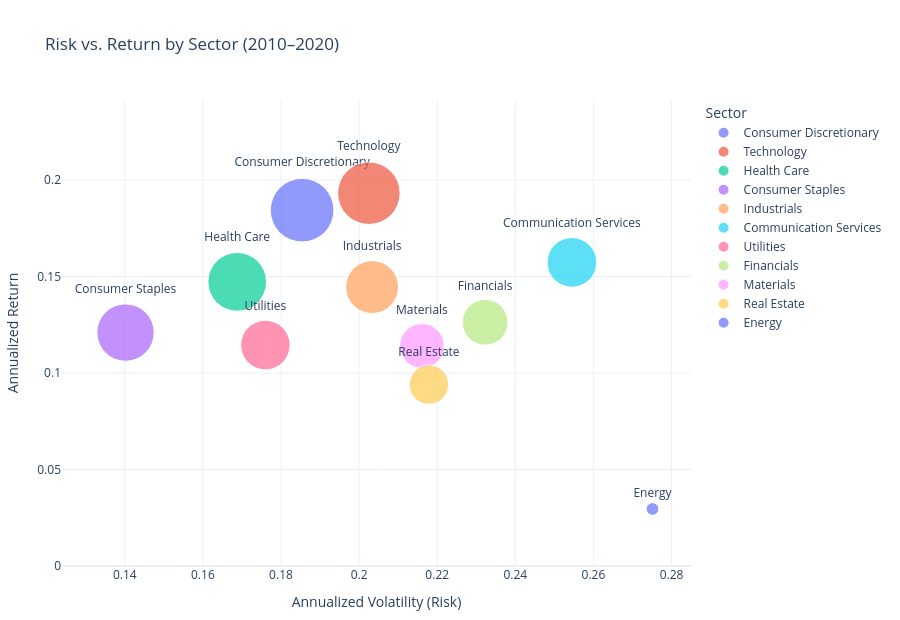

The notebook cell saved with this chart:
### Markdown cell above
### 3.2 Risk vs. Return

Bubble size represents Sharpe ratio. Upper-left quadrant = high return per unit of risk.

### Code cell
plot_risk_return_scatter(summary).show()

### Figure 1 — Plotly figure (JSON) as saved in the notebook; plotly's stock layout.template omitted (floating-point values rounded to 4 significant figures)
{"data": [{"hovertemplate": "Sector=%{text}<br>Annualized Volatility (Risk)=%{x}<br>Annualized Return=%{y}<br>sharpe_ratio=%{marker.size}<extra></extra>", "legendgroup": "Consumer Discretionary", "marker": {"color": "#636efa", "size": [0.8864], "sizemode": "area", "sizeref": 0.0004377, "symbol": "circle"}, "mode": "markers+text", "name": "Consumer Discretionary", "orientation": "v", "showlegend": true, "text": ["Consumer Discretionary"], "textposition": "top center", "type": "scatter", "x": [0.1854], "xaxis": "x", "y": [0.1843], "yaxis": "y"}, {"hovertemplate": "Sector=%{text}<br>Annualized Volatility (Risk)=%{x}<br>Annualized Return=%{y}<br>sharpe_ratio=%{marker.size}<extra></extra>", "legendgroup": "Technology", "marker": {"color": "#EF553B", "size": [0.8551], "sizemode": "area", "sizeref": 0.0004377, "symbol": "circle"}, "mode": "markers+text", "name": "Technology", "orientation": "v", "showlegend": true, "text": ["Technology"], "textposition": "top center", "type": "scatter", "x": [0.2025], "xaxis": "x", "y": [0.1932], "yaxis": "y"}, {"hovertemplate": "Sector=%{text}<br>Annualized Volatility (Risk)=%{x}<br>Annualized Return=%{y}<br>sharpe_ratio=%{marker.size}<extra></extra>", "legendgroup": "Health Care", "marker": {"color": "#00cc96", "size": [0.7537], "sizemode": "area", "sizeref": 0.0004377, "symbol": "circle"}, "mode": "markers+text", "name": "Health Care", "orientation": "v", "showlegend": true, "text": ["Health Care"], "textposition": "top center", "type": "scatter", "x": [0.1688], "xaxis": "x", "y": [0.1472], "yaxis": "y"}, {"hovertemplate": "Sector=%{text}<br>Annualized Volatility (Risk)=%{x}<br>Annualized Return=%{y}<br>sharpe_ratio=%{marker.size}<extra></extra>", "legendgroup": "Consumer Staples", "marker": {"color": "#ab63fa", "size": [0.7199], "sizemode": "area", "sizeref": 0.0004377, "symbol": "circle"}, "mode": "markers+text", "name": "Consumer Staples", "orientation": "v", "showlegend": true, "text": ["Consumer Staples"], "textposition": "top center", "type": "scatter", "x": [0.1402], "xaxis": "x", "y": [0.1209], "yaxis": "y"}, {"hovertemplate": "Sector=%{text}<br>Annualized Volatility (Risk)=%{x}<br>Annualized Return=%{y}<br>sharpe_ratio=%{marker.size}<extra></extra>", "legendgroup": "Industrials", "marker": {"color": "#FFA15A", "size": [0.6124], "sizemode": "area", "sizeref": 0.0004377, "symbol": "circle"}, "mode": "markers+text", "name": "Industrials", "orientation": "v", "showlegend": true, "text": ["Industrials"], "textposition": "top center", "type": "scatter", "x": [0.2033], "xaxis": "x", "y": [0.1445], "yaxis": "y"}, {"hovertemplate": "Sector=%{text}<br>Annualized Volatility (Risk)=%{x}<br>Annualized Return=%{y}<br>sharpe_ratio=%{marker.size}<extra></extra>", "legendgroup": "Communication Services", "marker": {"color": "#19d3f3", "size": [0.5396], "sizemode": "area", "sizeref": 0.0004377, "symbol": "circle"}, "mode": "markers+text", "name": "Communication Services", "orientation": "v", "showlegend": true, "text": ["Communication Services"], "textposition": "top center", "type": "scatter", "x": [0.2545], "xaxis": "x", "y": [0.1573], "yaxis": "y"}, {"hovertemplate": "Sector=%{text}<br>Annualized Volatility (Risk)=%{x}<br>Annualized Return=%{y}<br>sharpe_ratio=%{marker.size}<extra></extra>", "legendgroup": "Utilities", "marker": {"color": "#FF6692", "size": [0.5368], "sizemode": "area", "sizeref": 0.0004377, "symbol": "circle"}, "mode": "markers+text", "name": "Utilities", "orientation": "v", "showlegend": true, "text": ["Utilities"], "textposition": "top center", "type": "scatter", "x": [0.176], "xaxis": "x", "y": [0.1145], "yaxis": "y"}, {"hovertemplate": "Sector=%{text}<br>Annualized Volatility (Risk)=%{x}<br>Annualized Return=%{y}<br>sharpe_ratio=%{marker.size}<extra></extra>", "legendgroup": "Financials", "marker": {"color": "#B6E880", "size": [0.4575], "sizemode": "area", "sizeref": 0.0004377, "symbol": "circle"}, "mode": "markers+text", "name": "Financials", "orientation": "v", "showlegend": true, "text": ["Financials"], "textposition": "top center", "type": "scatter", "x": [0.2323], "xaxis": "x", "y": [0.1263], "yaxis": "y"}, {"hovertemplate": "Sector=%{text}<br>Annualized Volatility (Risk)=%{x}<br>Annualized Return=%{y}<br>sharpe_ratio=%{marker.size}<extra></extra>", "legendgroup": "Materials", "marker": {"color": "#FF97FF", "size": [0.4352], "sizemode": "area", "sizeref": 0.0004377, "symbol": "circle"}, "mode": "markers+text", "name": "Materials", "orientation": "v", "showlegend": true, "text": ["Materials"], "textposition": "top center", "type": "scatter", "x": [0.2161], "xaxis": "x", "y": [0.114], "yaxis": "y"}, {"hovertemplate": "Sector=%{text}<br>Annualized Volatility (Risk)=%{x}<br>Annualized Return=%{y}<br>sharpe_ratio=%{marker.size}<extra></extra>", "legendgroup": "Real Estate", "marker": {"color": "#FECB52", "size": [0.3395], "sizemode": "area", "sizeref": 0.0004377, "symbol": "circle"}, "mode": "markers+text", "name": "Real Estate", "orientation": "v", "showlegend": true, "text": ["Real Estate"], "textposition": "top center", "type": "scatter", "x": [0.2179], "xaxis": "x", "y": [0.09398], "yaxis": "y"}, {"hovertemplate": "Sector=%{text}<br>Annualized Volatility (Risk)=%{x}<br>Annualized Return=%{y}<br>sharpe_ratio=%{marker.size}<extra></extra>", "legendgroup": "Energy", "marker": {"color": "#636efa", "size": [0.03478], "sizemode": "area", "sizeref": 0.0004377, "symbol": "circle"}, "mode": "markers+text", "name": "Energy", "orientation": "v", "showlegend": true, "text": ["Energy"], "textposition": "top center", "type": "scatter", "x": [0.2751], "xaxis": "x", "y": [0.02957], "yaxis": "y"}], "layout": {"height": 620, "legend": {"itemsizing": "constant", "title": {"text": "Sector"}, "tracegroupgap": 0}, "margin": {"b": 40, "l": 60, "r": 40, "t": 100}, "title": {"text": "Risk vs. Return by Sector (2010–2020)"}, "xaxis": {"anchor": "y", "domain": [0, 1], "title": {"text": "Annualized Volatility (Risk)"}}, "yaxis": {"anchor": "x", "domain": [0, 1], "range": [0, 0.2414], "title": {"text": "Annualized Return"}}}}
